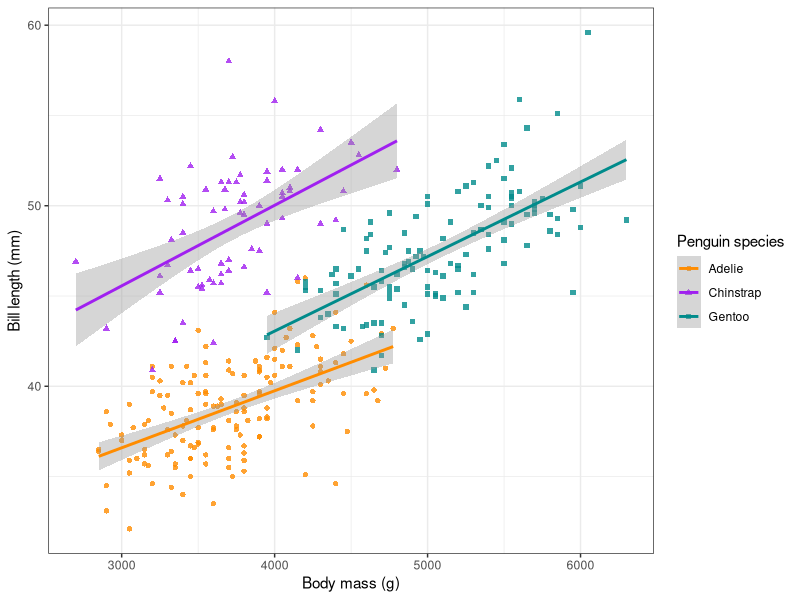
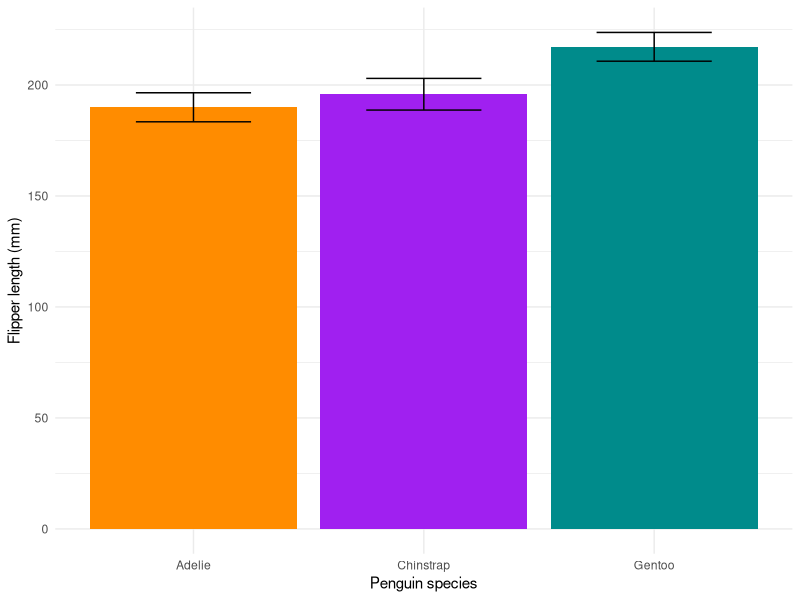
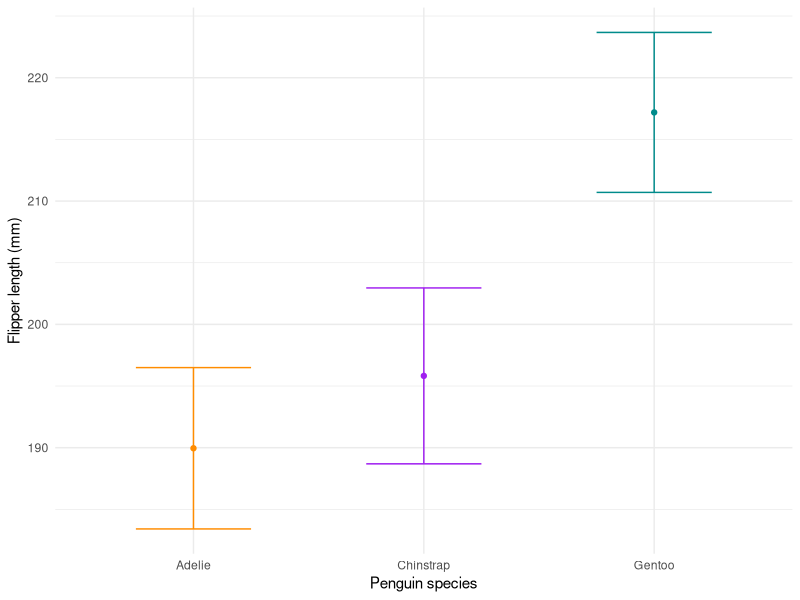
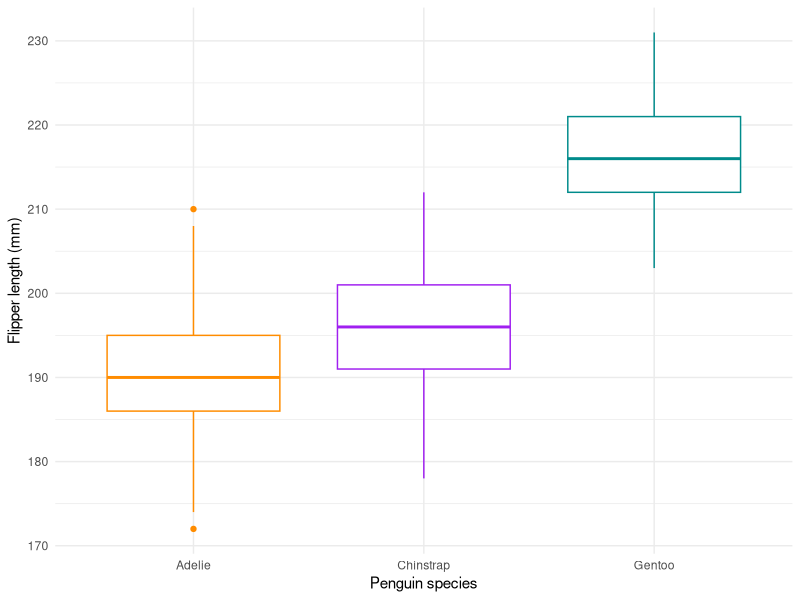
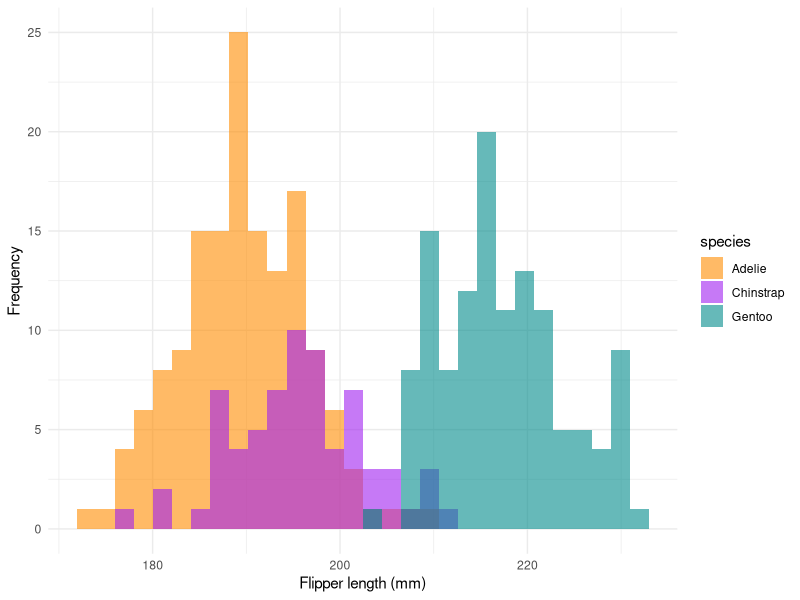
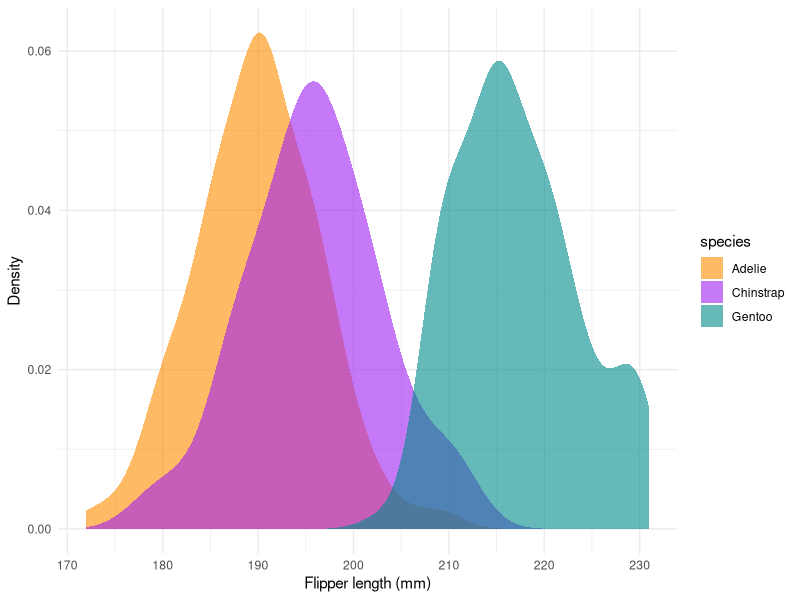
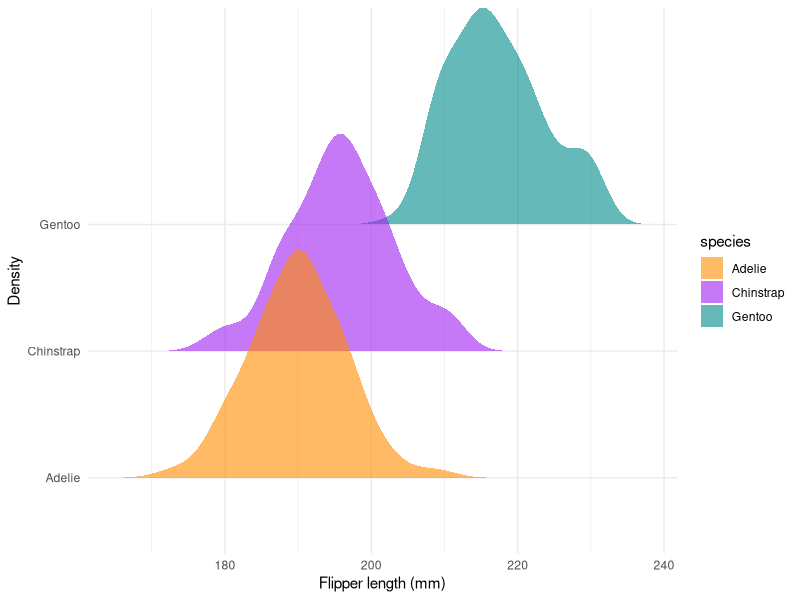
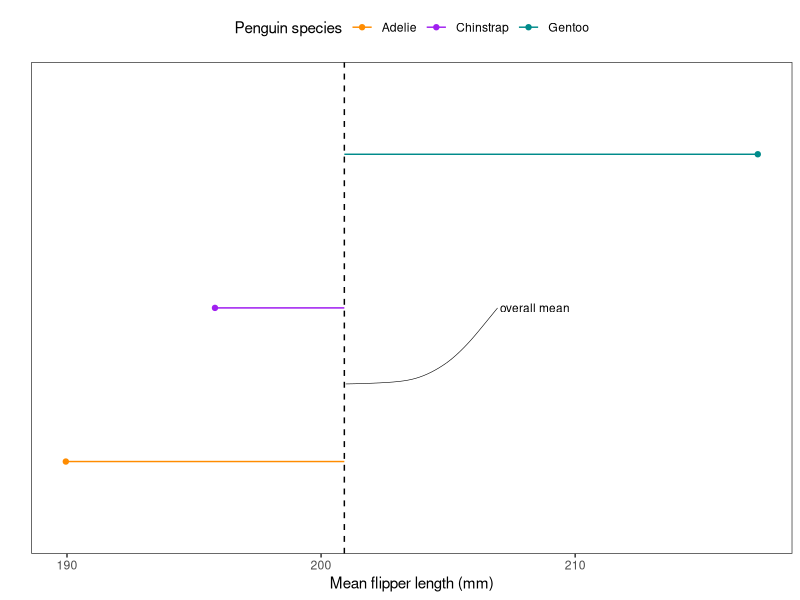

Write R code to recreate these figures, in order.
#### Install packages ----
install.packages('tidyverse')
install.packages('palmerpenguins')
install.packages('ggrepel')
install.packages('ggridges')

#### Load libraries ----
library(tidyverse)
library(palmerpenguins)
library(ggrepel)
library(ggridges)

#### Explore data ----
penguins <- palmerpenguins::penguins
str(penguins)

#### Line charts ----
ggplot(data = drop_na(penguins), aes(body_mass_g, bill_length_mm, col = species, shape = species)) +
  geom_point(alpha = 0.8) +
  scale_colour_manual(values = c('darkorange', 'purple', 'cyan4'),name = 'Penguin species') +
  scale_shape(name = 'Penguin species') +
  geom_smooth(method = 'lm') +
  labs(x = 'Body mass (g)', y = 'Bill length (mm)') +
  theme_bw() 

#### Barplot/Points with SD ----
penguins %>% 
  group_by(species) %>% 
  summarise(flipper_mean = mean(flipper_length_mm, na.rm = T),
            flipper_sd = sd(flipper_length_mm, na.rm = T)) %>% 
  arrange(flipper_mean) %>%
  ggplot() +
  geom_col(aes(x = species, y = flipper_mean),
           fill = c('darkorange','purple','cyan4')) +
  geom_errorbar(aes(x = species, ymax = flipper_mean + flipper_sd, ymin = flipper_mean - flipper_sd), width = 0.5) +
  labs(x = "Penguin species", y = 'Flipper length (mm)') +
  theme_minimal()

penguins %>% 
  group_by(species) %>% 
  summarise(flipper_mean = mean(flipper_length_mm, na.rm = T),
            flipper_sd = sd(flipper_length_mm, na.rm = T)) %>% 
  ggplot() +
  geom_point(aes(x = species, y = flipper_mean, col = species)) +
  geom_errorbar(aes(x = species, ymax = flipper_mean + flipper_sd, ymin = flipper_mean - flipper_sd, col = species), width = 0.5) +
  scale_colour_manual(values = c('darkorange','purple','cyan4'), guide = 'none') +
  labs(x = "Penguin species", y = 'Flipper length (mm)') +
  theme_minimal()

#### Boxplot ----
ggplot(penguins) +
  geom_boxplot(aes(x = species, y = flipper_length_mm),
               col = c('darkorange','purple','cyan4')) +
  labs(x = "Penguin species", y = 'Flipper length (mm)') +
  theme_minimal() 

#### Histograms ----
ggplot(penguins) +
  geom_histogram(aes(x = flipper_length_mm, fill = species), position = 'identity', alpha = 0.6) +
  scale_fill_manual(values = c('darkorange','purple','cyan4')) +
  labs(x = 'Flipper length (mm)', y = 'Frequency') +
  theme_minimal()

#### Density ----
ggplot(penguins) +
  geom_density(aes(x = flipper_length_mm, fill = species), col = NA, alpha = 0.6) +
  scale_fill_manual(values = c('darkorange','purple','cyan4')) +
  labs(x = 'Flipper length (mm)', y = 'Density') +
  theme_minimal()

#### Ridges ----
ggplot(penguins) +
  geom_density_ridges(aes(x = flipper_length_mm, y = species, fill = species), col = NA, alpha = 0.6) +
  scale_fill_manual(values = c('darkorange','purple','cyan4')) +
  labs(x = 'Flipper length (mm)', y = 'Density') +
  theme_minimal()

#### Lollipop chart ----
flipper_mean_all <- mean(penguins$flipper_length_mm, na.rm = T)

peng_summary <- penguins %>% 
  group_by(species) %>% 
  summarise(flipper_mean = mean(flipper_length_mm, na.rm = T),
            flipper_sd = sd(flipper_length_mm, na.rm = T)) 

ggplot() +
   geom_segment(data = peng_summary, aes(x = species, xend = species,
                    y = flipper_mean_all, yend = flipper_mean, col = species)) +
  geom_point(data = peng_summary, aes(x = species, y = flipper_mean, col = species)) +
  scale_color_manual(values = c('darkorange','purple','cyan4'), name = 'Penguin species') +
  geom_hline(aes(yintercept = flipper_mean_all), lty = 2) +
  labs(x = '', y = 'Mean flipper length (mm)') +
  coord_flip() +
  theme_bw() +
  theme(panel.grid = element_blank(),
        axis.text.y = element_blank(),
        axis.ticks.y = element_blank(),
        legend.position = 'top') +
  geom_text_repel(aes(x = 1.5, y = flipper_mean_all, label = 'overall mean'), nudge_x = 0.5, nudge_y = 7.5, segment.curvature = -0.1, size = 3, segment.size = 0.2)



